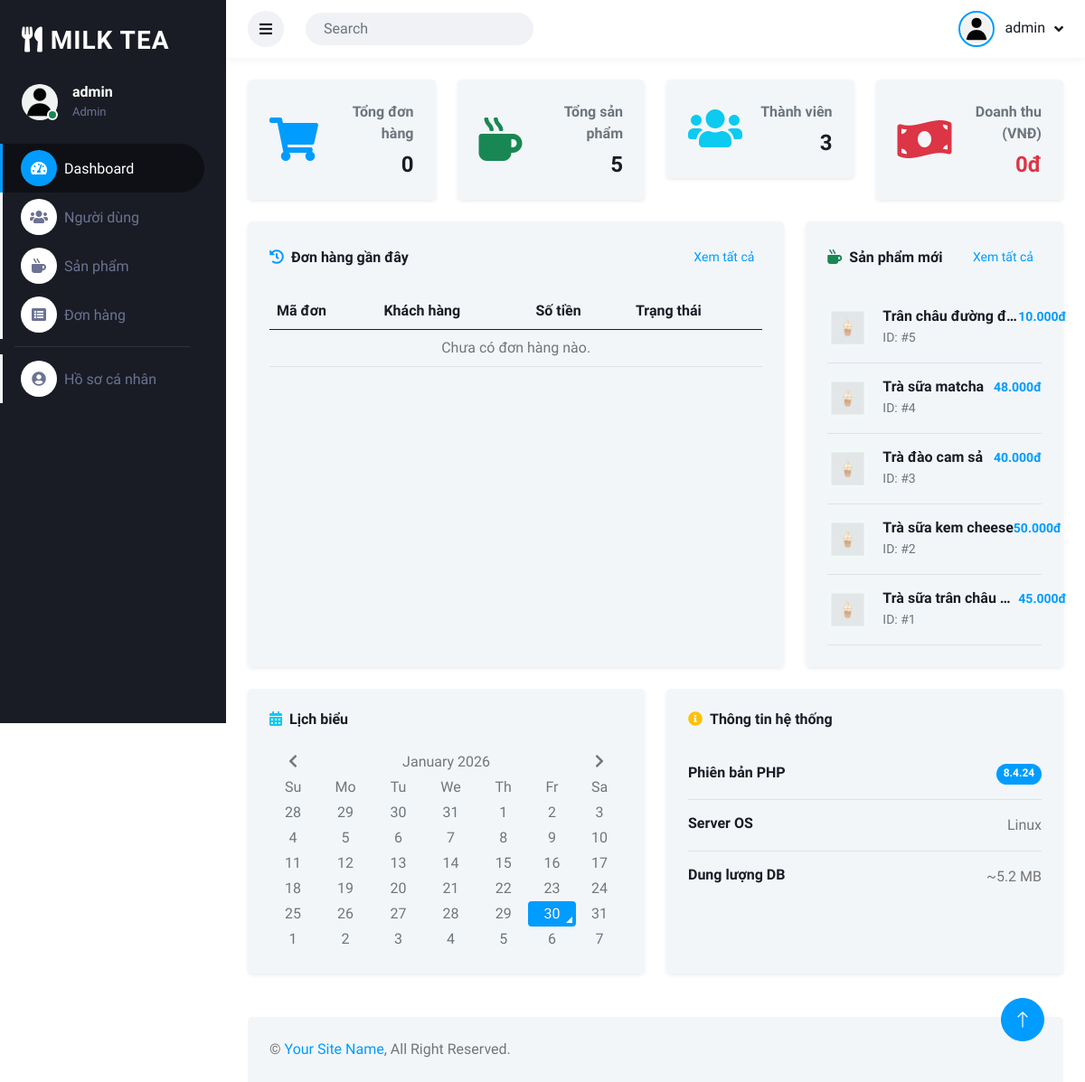
The page /admin (signed in) on the database its author committed.
### tables this page shows
CREATE TABLE `product` (
  `product_id` int NOT NULL,
  `product_name` varchar(150) NOT NULL,
  `price` decimal(10,2) NOT NULL,
  `description` text,
  `image_url` varchar(255) DEFAULT 'default.png',
  `category_id` int DEFAULT NULL,
  `stock_quantity` int DEFAULT 100
);

### controller/admin/DashboardController.php (called while the page is built, shortened)
<?php
require_once __DIR__ . '/../../entity/Order.php';
class DashboardController extends \Controller
{
    public function index()
    {
        $productModel = new \Product();
        $orderModel = new \Order();
        $totalUsers = $this->countTable('user');
        $totalProducts = $this->countTable('product');
        $totalOrders = $this->countTable('order');
        $totalRevenue = $this->sumColumn('order', 'total_amount', ['status' => 'Completed']);
        $recentOrders = $this->getRecentOrders($orderModel);
        $recentProducts = $this->getRecentProducts($productModel);
        $this->loadView('admin/dashboard/index.php', [
            'totalUsers' => $totalUsers,
            'totalProducts' => $totalProducts,
            'totalOrders' => $totalOrders,
            'totalRevenue' => $totalRevenue,
            'recentOrders' => $recentOrders,
            'recentProducts' => $recentProducts
        ]);
    }
    private function countTable($table)
    {
        global $conn;
        $stmt = $conn->query("SELECT COUNT(*) FROM `{$table}`");
        return $stmt->fetchColumn();
    }
    private function sumColumn($table, $column, $conditions = [])
    {
        global $conn;
        $sql = "SELECT SUM(`{$column}`) FROM `{$table}`";
        if (!empty($conditions)) {
            $sql .= " WHERE ";
            $clauses = [];
            foreach ($conditions as $k => $v) {
                $clauses[] = "$k = '$v'";
            }
            $sql .= implode(' AND ', $clauses);
        }
        $stmt = $conn->query($sql);
        return $stmt->fetchColumn() ?: 0;
    }
    private function getRecentOrders($orderModel)
    {
        $sql = "SELECT o.*, u.username
                FROM `order` o
                LEFT JOIN user u ON o.user_id = u.user_id
                ORDER BY o.created_at DESC
                LIMIT 5";
        global $conn;
        $stmt = $conn->prepare($sql);
        $stmt->execute();
        return $stmt->fetchAll(\PDO::FETCH_ASSOC);
    }
    private function getRecentProducts($productModel)
    {
        $sql = "SELECT * FROM `product` ORDER BY product_id DESC LIMIT 5";
        global $conn;
        $stmt = $conn->prepare($sql);
        $stmt->execute();
        return $stmt->fetchAll(\PDO::FETCH_ASSOC);
    }
}

### index.php (called while the page is built, shortened)
<?php
$router = new Router();
$router->dispatch();
?>

### database/config.php (called while the page is built, shortened)
<?php
function asset_url($path)
{
    $path = ltrim($path, '/');
    return BASE_URL . 'public/' . $path;
}
function get_product_image_url($image = null)
{
    $paths = [
        'public/images/' . $image,
        'public/client/images/' . $image,
    ];
    foreach ($paths as $relPath) {
        $fullPath = __DIR__ . '/../' . $relPath;
    }
    return asset_url('images/default.png');
}

### view/admin/dashboard/index.php (the view)
<?php
require_once __DIR__ . '/../../../database/config.php';
include __DIR__ . '/../template/header.php';
?>
<div class="container-fluid pt-4 px-4">
    <div class="row g-4">
        <div class="col-sm-6 col-xl-3">
            <div
                class="bg-light rounded d-flex align-items-center justify-content-between p-4 shadow-sm border-0 transition-hover">
                <i class="fa fa-shopping-cart fa-3x text-primary"></i>
                <div class="ms-3 text-end">
                    <p class="mb-2 text-muted fw-bold">Tổng đơn hàng</p>
                    <h4 class="mb-0 fw-bold"><?php echo number_format($totalOrders); ?></h4>
                </div>
            </div>
        </div>
        <div class="col-sm-6 col-xl-3">
            <div
                class="bg-light rounded d-flex align-items-center justify-content-between p-4 shadow-sm border-0 transition-hover">
                <i class="fa fa-mug-hot fa-3x text-success"></i>
                <div class="ms-3 text-end">
                    <p class="mb-2 text-muted fw-bold">Tổng sản phẩm</p>
                    <h4 class="mb-0 fw-bold"><?php echo number_format($totalProducts); ?></h4>
                </div>
            </div>
        </div>
        <div class="col-sm-6 col-xl-3">
            <div
                class="bg-light rounded d-flex align-items-center justify-content-between p-4 shadow-sm border-0 transition-hover">
                <i class="fa fa-users fa-3x text-info"></i>
                <div class="ms-3 text-end">
                    <p class="mb-2 text-muted fw-bold">Thành viên</p>
                    <h4 class="mb-0 fw-bold"><?php echo number_format($totalUsers); ?></h4>
                </div>
            </div>
        </div>
        <div class="col-sm-6 col-xl-3">
            <div
                class="bg-light rounded d-flex align-items-center justify-content-between p-4 shadow-sm border-0 transition-hover">
                <i class="fa fa-money-bill-wave fa-3x text-danger"></i>
                <div class="ms-3 text-end">
                    <p class="mb-2 text-muted fw-bold">Doanh thu (VNĐ)</p>
                    <h4 class="mb-0 fw-bold text-danger"><?php echo number_format($totalRevenue, 0, ',', '.'); ?>đ</h4>
                </div>
            </div>
        </div>
    </div>
</div>
<div class="container-fluid pt-4 px-4">
    <div class="row g-4">
        <div class="col-sm-12 col-xl-8">
            <div class="bg-light text-center rounded p-4 shadow-sm border-0 h-100">
                <div class="d-flex align-items-center justify-content-between mb-4">
                    <h6 class="mb-0 fw-bold"><i class="fa fa-history me-2 text-primary"></i>Đơn hàng gần đây</h6>
                    <a href="<?php echo BASE_URL; ?>admin/orders" class="btn btn-sm btn-link">Xem tất cả</a>
                </div>
                <div class="table-responsive">
                    <table class="table text-start align-middle table-hover mb-0">
                        <thead>
                            <tr class="text-dark">
                                <th scope="col">Mã đơn</th>
                                <th scope="col">Khách hàng</th>
                                <th scope="col">Số tiền</th>
                                <th scope="col">Trạng thái</th>
                            </tr>
                        </thead>
                        <tbody>
                            <?php if (!empty($recentOrders)): ?>
                                <?php foreach ($recentOrders as $order): ?>
                                    <tr>
                                        <td class="fw-bold">#<?php echo $order['order_id']; ?></td>
                                        <td><?php echo htmlspecialchars($order['username'] ?? 'Khách'); ?></td>
                                        <td class="text-danger fw-bold">
                                            <?php echo number_format($order['total_amount'], 0, ',', '.'); ?>đ
                                        </td>
                                        <td>
                                            <?php
                                            $statusClass = 'bg-warning';
                                            switch ($order['status']) {
                                                case 'Completed':
                                                    $statusClass = 'bg-success';
                                                    break;
                                                case 'Cancelled':
                                                    $statusClass = 'bg-danger';
                                                    break;
                                                case 'Shipped':
                                                    $statusClass = 'bg-info';
                                                    break;
                                            }
                                            ?>
                                            <span class="badge <?php echo $statusClass; ?> rounded-pill px-2"
                                                style="font-size: 0.75rem;"><?php echo $order['status']; ?></span>
                                        </td>
                                    </tr>
                                <?php endforeach; ?>
                            <?php else: ?>
                                <tr>
                                    <td colspan="4" class="text-center">Chưa có đơn hàng nào.</td>
                                </tr>
                            <?php endif; ?>
                        </tbody>
                    </table>
                </div>
            </div>
        </div>
        <div class="col-sm-12 col-xl-4">
            <div class="bg-light rounded p-4 shadow-sm border-0 h-100">
                <div class="d-flex align-items-center justify-content-between mb-4">
                    <h6 class="mb-0 fw-bold"><i class="fa fa-mug-hot me-2 text-success"></i>Sản phẩm mới</h6>
                    <a href="<?php echo BASE_URL; ?>admin/products" class="btn btn-sm btn-link">Xem tất cả</a>
                </div>
                <?php if (!empty($recentProducts)): ?>
                    <?php foreach ($recentProducts as $product): ?>
                        <div class="d-flex align-items-center border-bottom py-3 transition-hover">
                            <img class="rounded flex-shrink-0" src="<?php echo get_product_image_url($product['image_url']); ?>"
                                alt="" style="width: 45px; height: 45px; object-fit: cover;">
                            <div class="w-100 ms-3">
                                <div class="d-flex w-100 justify-content-between">
                                    <h6 class="mb-0 text-truncate" style="max-width: 150px;">
                                        <?php echo htmlspecialchars($product['product_name']); ?>
                                    </h6>
                                    <small
                                        class="text-primary fw-bold"><?php echo number_format($product['price'], 0, ',', '.'); ?>đ</small>
                                </div>
                                <small class="text-muted">ID: #<?php echo $product['product_id']; ?></small>
                            </div>
                        </div>
                    <?php endforeach; ?>
                <?php else: ?>
                    <p class="text-center text-muted py-5">Chưa có sản phẩm nào.</p>
                <?php endif; ?>
            </div>
        </div>
    </div>
</div>
<div class="container-fluid pt-4 px-4 mb-4">
    <div class="row g-4">
        <div class="col-sm-12 col-md-6">
            <div class="h-100 bg-light rounded p-4 shadow-sm border-0">
                <h6 class="mb-4 fw-bold"><i class="fa fa-calendar-alt me-2 text-info"></i>Lịch biểu</h6>
                <div id="calender"></div>
            </div>
        </div>
        <div class="col-sm-12 col-md-6">
            <div class="h-100 bg-light rounded p-4 shadow-sm border-0">
                <h6 class="mb-4 fw-bold"><i class="fa fa-info-circle me-2 text-warning"></i>Thông tin hệ thống</h6>
                <div class="d-flex align-items-center border-bottom py-3">
                    <div class="w-100">
                        <div class="d-flex w-100 justify-content-between">
                            <h6 class="mb-1">Phiên bản PHP</h6>
                            <span class="badge bg-primary rounded-pill"><?php echo PHP_VERSION; ?></span>
                        </div>
                    </div>
                </div>
                <div class="d-flex align-items-center border-bottom py-3">
                    <div class="w-100">
                        <div class="d-flex w-100 justify-content-between">
                            <h6 class="mb-1">Server OS</h6>
                            <span><?php echo PHP_OS; ?></span>
                        </div>
                    </div>
                </div>
                <div class="d-flex align-items-center pt-3">
                    <div class="w-100">
                        <div class="d-flex w-100 justify-content-between">
                            <h6 class="mb-1">Dung lượng DB</h6>
                            <span>~5.2 MB</span>
                        </div>
                    </div>
                </div>
            </div>
        </div>
    </div>
</div>
<?php
include __DIR__ . '/../template/footer.php';
?>

### public/admin/css/style.css (style rules this page uses)
:root { --primary: #009CFF; --light: #F3F6F9; --dark: #191C24; }
.btn { transition: .5s; }

### rows shown on the page
product: product_name "Trân châu đường đ…", price "10.000", product_id "5"
product: product_name "Trà sữa matcha", price "48.000", product_id "4"
product: product_name "Trà đào cam sả", price "40.000", product_id "3"
product: product_name "Trà sữa kem cheese", price "50.000", product_id "2"
product: product_name "Trà sữa trân châu…", price "45.000", product_id "1"

### other values the page prints
$_SESSION['username'] "admin"
$_SESSION['role_name'] "Admin"
$totalOrders "0"
$totalProducts "5"
$totalUsers "3"
$totalRevenue "0"
PHP_VERSION "8.4.24"
PHP_OS "Linux"
